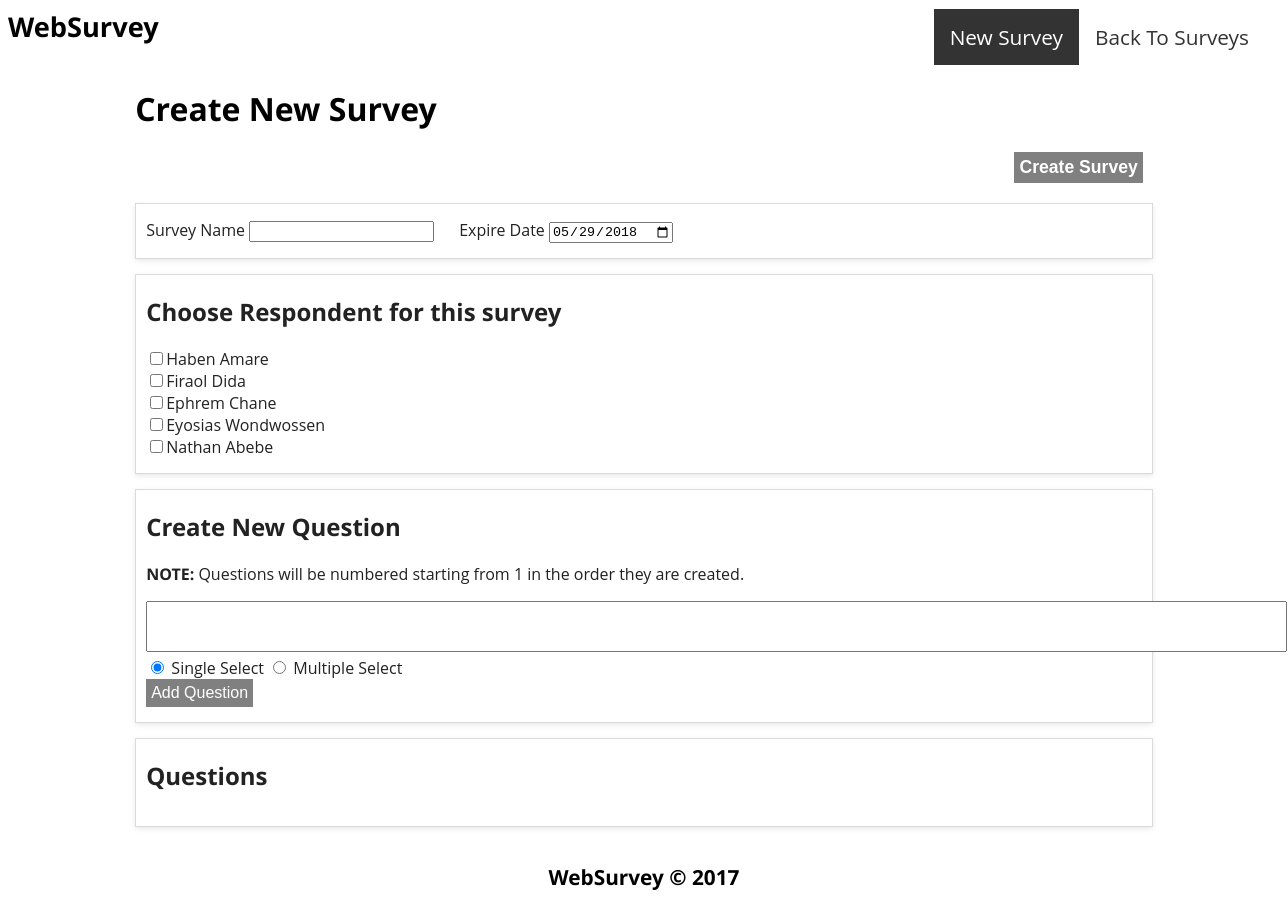
Page /new_survey.php (signed in) on the committed database.
### tables this page shows
CREATE TABLE Respondent (
   respondent_id int          NOT NULL AUTO_INCREMENT PRIMARY KEY,
   first_name    char(20)     NOT NULL,
   last_name     char(20)     NOT NULL,
   email         varchar(254) NOT NULL UNIQUE
);

### includes/mariadb.inc.php (called while the page is built, shortened)
<?php
   class Database {
      public static $EMPTY_RESULT_SET = 3;
      private static $conn;
      public function __construct() {
         $dsn = 'mysql:dbname=' . DB_NAME . ';host=127.0.0.1;charset=latin1';
         try {
            self::$conn = new PDO($dsn, DB_USER, DB_PASSWORD);
            self::$conn->setAttribute(PDO::ATTR_EMULATE_PREPARES, false);
            self::$conn->setAttribute(PDO::ATTR_ERRMODE, PDO::ERRMODE_EXCEPTION);
         } catch (PDOException $ex) {
            Utils::error_occured('Connection to database failed.');
         }
      }
      public static function get_respondents() {
         try {
            $statement = self::$conn->query('SELECT * FROM Respondent');
            $respondents = $statement->fetchAll();
            if (count($respondents) == 0) {
               return self::$EMPTY_RESULT_SET;
            } else {
               return $respondents;
            }
         } catch (PDOException $ex) {
            return NULL;
         }
      }
   }

### new_survey.php (the view, shortened to what this page needs)
<?php
   require_once(__DIR__ . '/includes/mariadb.inc.php');
?>
<?php
   require('includes/header.php');
?>
<h1>Create New Survey</h1>
<div id="create-survey-button">
   <button id="createSurveyButton">Create Survey</button>
</div>
<div id="survey-details">
   <label for="surveyName">Survey Name</label>
   <input type="text" id="surveyName">
   <label for="expireDate">Expire Date</label>
   <input type="date" id="expireDate" value="<?php print(date('Y-m-d')); ?>">
</div>
<section id="respondents">
   <h2>Choose Respondent for this survey</h2>
   <?php
      $all_respondents = Database::get_respondents();
      if ($all_respondents == Database::$EMPTY_RESULT_SET) {
         print('<p>No Respondents. Please go to the <a href="respondents.php">Respondents page
                                 </a> to create new Respondents.</p>');
      } else {
         foreach ($all_respondents as $respondent) {
            printf('<input id="respondent%d" type="checkbox" name="respondent">', $respondent['respondent_id']);
            printf('<label for="respondent%d">%s %s</label>', $respondent['respondent_id'],
                        $respondent['first_name'], $respondent['last_name']);
            printf('<br>');
         }
      }
   ?>
</section>
<section id="createNewQuestion">
   <h2>Create New Question</h2>
   <p><b>NOTE:</b> Questions will be numbered starting from 1 in the
   order they are created.</p>
   <textarea id="newQuestionText" cols="140" rows="3"></textarea>
   <br>
   <input type="radio" id="singleSelect" name="questionType" value="s" checked="checked">
   <label for="singleSelect">Single Select</label>
   <input type="radio" id="multipleSelect" name="questionType" value="m">
   <label for="multipleSelect">Multiple Select</label>
   <br>
   <button id="addQuestionButton">Add Question</button>
</section>
<section id="questions">
   <h2>Questions</h2>
</section>
<?php
   require('includes/footer.php');
?>

### css/_site.css (style rules this page uses)
body { display: grid; grid-template-columns: 1fr 1fr 7fr 1fr; }
body { font-family: 'Open Sans', sans-serif; }
h1, h2 { font-family: Glegoo, 'Open Sans', sans-serif; }
button { background-color: gray; padding: 5px; border: none; color: white; text-align: center; text-decoration: none; display: inline-block; font-size: 16px; }

### css/new-survey.css (style rules this page uses)
#create-survey-button { text-align: right; margin-right: 10px; }
#createSurveyButton { background-color: gray; color: white; text-decoration: none; font-size: 1.1em; font-weight: bold; padding: 5px; }
#survey-details, #questions, #createNewQuestion, #respondents { border: 1px solid #dbdbdb; color: #222; padding: 0px; padding-left: 10px; padding-right: 10px; padding-bottom: 15px; margin-bottom: 15px; box-shadow: 0 2px 5px #e8e8e8; }
#survey-details { margin-top: 20px; padding-top: 15px; padding-left: 10px; }
textarea { resize: none; }
#questions { display: grid; grid-template-columns: 1fr 1fr 8fr 3fr; }
#questions h2 { grid-column: 1/5; }

### rows in the picture
respondent: first_name "Haben", last_name "Amare"
respondent: first_name "Firaol", last_name "Dida"
respondent: first_name "Ephrem", last_name "Chane"
respondent: first_name "Eyosias", last_name "Wondwossen"
respondent: first_name "Nathan", last_name "Abebe"

### other values in the picture
$nav_link['name'] "New Survey"
$nav_link['name'] "Back To Surveys"
